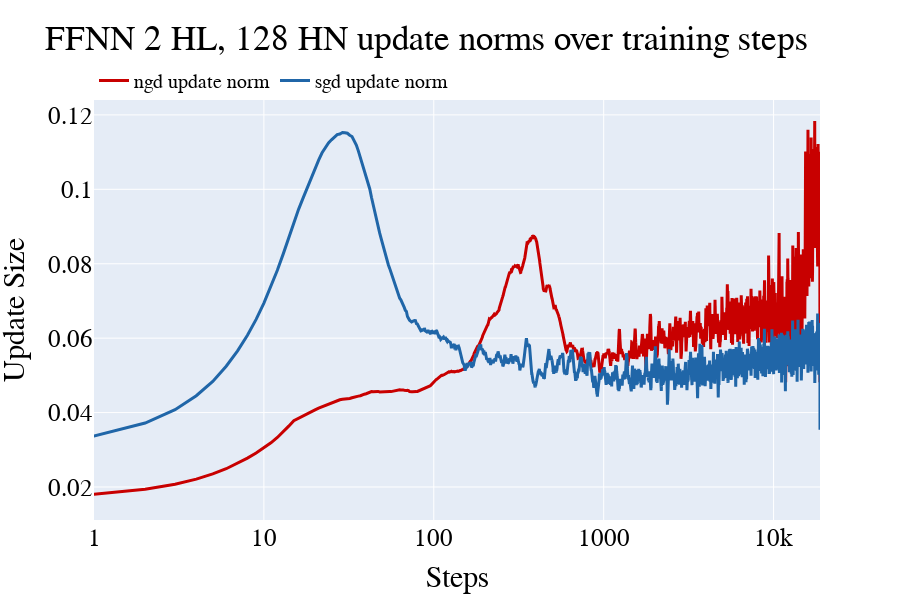

The code cell stored with this chart in its notebook:
### Code cell
# Gradient norms over epochs for NGD and SGD, note that each step corresponds to one minibatch

update_norm_figures = {}

for title in models.keys():
    update_norm_fig = go.Figure()
    color_index = 0
    for optim in optimizers:
        color = color_cycle[color_index % len(color_cycle)]
        color_index += 1
        update_norm_fig.add_trace(go.Scatter(
            y=np.convolve(all_update_norms[title][optim], np.ones(30)/30, mode="same"),
            mode="lines",
            line=dict(color=color, width=3),
            name=f"{optim} update norm"))
    update_norm_fig.update_layout(
        title=f"{title} update norms over training steps",
        xaxis_title="Steps",
        xaxis=dict(type="log", dtick="1"),
        yaxis_title="Update Size",
        yaxis_type="linear",
        font=dict(
            family="Times New Roman",
            size=25,
            color="black",
        ),
        width=900,
        height=600,
        legend=dict(
            x=0,
            y=1,
            xanchor='left',
            yanchor='bottom',
            orientation='h',
            font=dict(
                size=20,
            ),
        ),
    )
    update_norm_figures[title] = update_norm_fig
    update_norm_fig.show()

### Figure 1 — Plotly figure (JSON) as saved in the notebook; plotly's stock layout.template omitted (floating-point values rounded to 4 significant figures; data arrays with more than 128 entries replaced by an {"elided": "..."} marker saying what was removed)
{"data": [{"line": {"color": "rgb(200, 0, 0)", "width": 3}, "mode": "lines", "name": "ngd update norm", "type": "scatter", "y": {"elided": "18760 float values"}}, {"line": {"color": "rgb(32, 102, 168)", "width": 3}, "mode": "lines", "name": "sgd update norm", "type": "scatter", "y": {"elided": "18760 float values"}}], "layout": {"font": {"color": "black", "family": "Times New Roman", "size": 25}, "height": 600, "legend": {"font": {"size": 20}, "orientation": "h", "x": 0, "xanchor": "left", "y": 1, "yanchor": "bottom"}, "title": {"text": "FFNN 2 HL, 128 HN update norms over training steps"}, "width": 900, "xaxis": {"dtick": "1", "title": {"text": "Steps"}, "type": "log"}, "yaxis": {"title": {"text": "Update Size"}, "type": "linear"}}}
